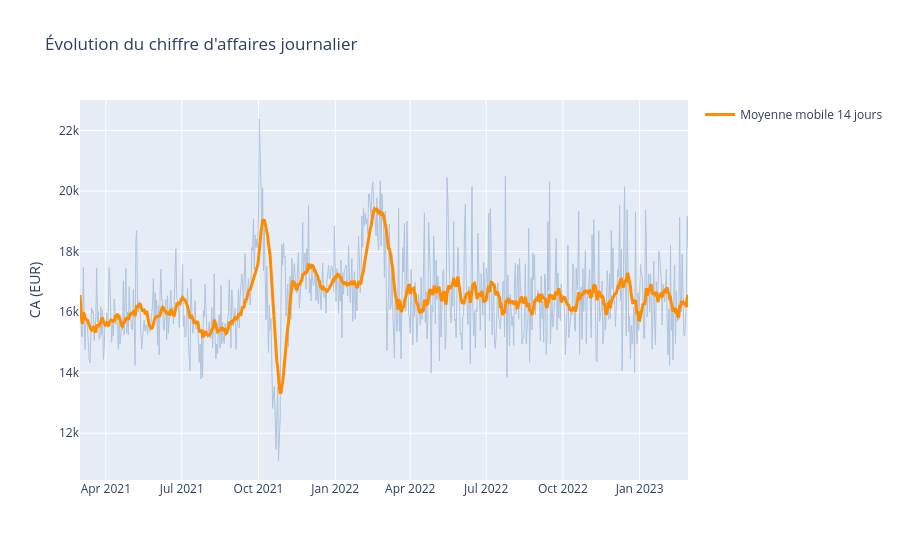

Notebook source saved alongside this figure:
### Code cell
figure_ca_journalier = px.line(
    ca_journalier,
    x='jour',
    y='chiffre_affaires',
    title="Évolution du chiffre d'affaires journalier"
)

figure_ca_journalier.update_traces(
    name='CA journalier',
    line=dict(color='lightsteelblue', width=1)
)


figure_ca_journalier.add_scatter(
    x=ca_journalier['jour'],
    y=ca_journalier['moyenne_mobile_2_semaines'],
    mode='lines',
    name='Moyenne mobile 14 jours',
    line=dict(color='darkorange', width=3)
)

figure_ca_journalier.update_layout(
    xaxis_title='',
    yaxis_title='CA (EUR)',
    hovermode='x unified'
)

figure_ca_journalier.show()

### Figure 1 — Plotly figure (JSON) as saved in the notebook; plotly's stock layout.template omitted (floating-point values rounded to 4 significant figures; data arrays with more than 128 entries replaced by an {"elided": "..."} marker saying what was removed)
{"data": [{"hovertemplate": "jour=%{x}<br>chiffre_affaires=%{y}<extra></extra>", "legendgroup": "", "line": {"color": "lightsteelblue", "dash": "solid", "width": 1}, "marker": {"symbol": "circle"}, "mode": "lines", "name": "CA journalier", "orientation": "v", "showlegend": false, "type": "scatter", "x": {"elided": "730 str values"}, "xaxis": "x", "y": {"elided": "730 float values"}, "yaxis": "y"}, {"line": {"color": "darkorange", "width": 3}, "mode": "lines", "name": "Moyenne mobile 14 jours", "type": "scatter", "x": {"elided": "730 str values"}, "y": {"elided": "730 float values"}}], "layout": {"hovermode": "x unified", "legend": {"tracegroupgap": 0}, "title": {"text": "Évolution du chiffre d'affaires journalier"}, "xaxis": {"anchor": "y", "domain": [0, 1], "title": {"text": ""}}, "yaxis": {"anchor": "x", "domain": [0, 1], "title": {"text": "CA (EUR)"}}}}
